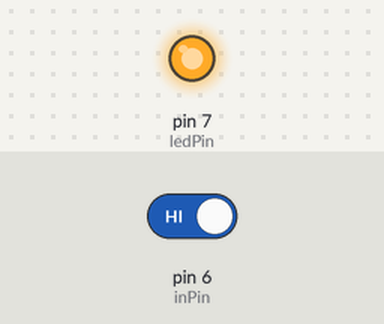
Simulated run of this sketch. Board: Arduino Uno, built with avr-gcc and run on an emulated ATmega328P. Shown: output pins drawn as LEDs (lit = HIGH). Inputs (shaded band) come from the test bench; at power-on: pin 6 (inPin) HIGH. What the sketch prints to the serial monitor is not drawn.

Above: at 1.2 s.
1.3 s: pin 6 (inPin) driven LOW
At 1.8 s:
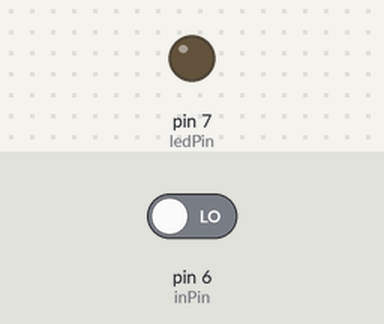
2.9 s: pin 6 (inPin) driven HIGH
At 4.2 s:
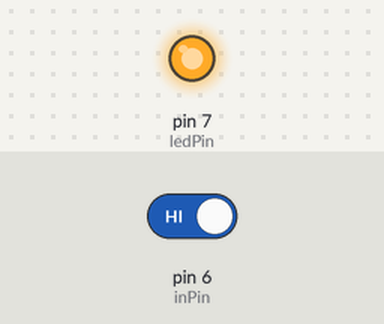
Timing chart, 0 to 5.9 s (numbered marks = the images above; inputs shaded):
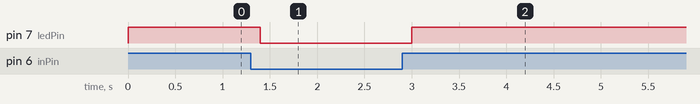

The sketch:

button.ino
```cpp
int ledPin = 7; // choose the pin for the LED
int inPin = 6;   // choose the input pin (for a pushbutton)
int val = 0;     // variable for reading the pin status
int rereshRate = 50; // so our arduino doesn't spam our input


void setup() {
  pinMode(ledPin, OUTPUT);  // declare LED as output
  pinMode(inPin, INPUT);    // declare pushbutton as input
  Serial.begin(9600);
}

void loop(){
  val = digitalRead(inPin);  // read input value
  if (val == LOW) {         // button not pressed
    digitalWrite(ledPin, LOW);  // turn LED OFF
  } else {
    Serial.print("COOL!");
    Serial.println();
    digitalWrite(ledPin, HIGH);  // turn LED ON
  }

  delay(200);
}
```

Measured:
- after the input at 1.3 s, pin 7 (ledPin): HIGH → LOW after 0.10 s
- after the input at 2.9 s, pin 7 (ledPin): LOW → HIGH after 0.10 s
